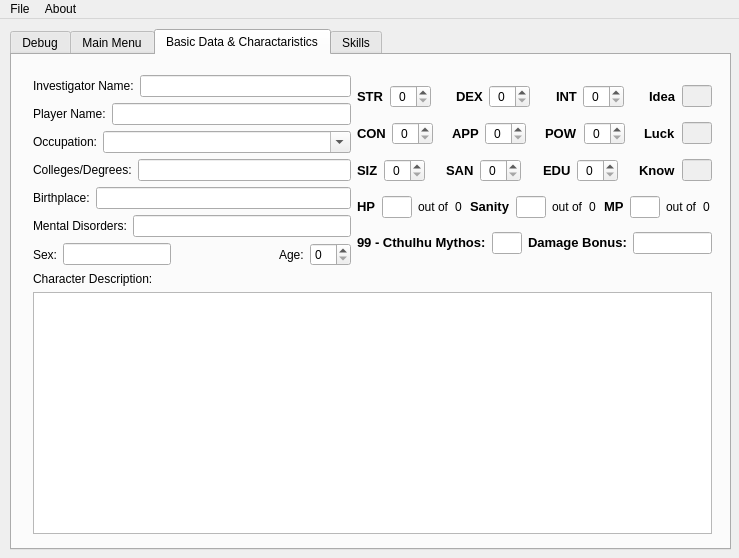
<?xml version="1.0" encoding="UTF-8"?>
<ui version="4.0">
 <class>MainWindow</class>
 <widget class="QMainWindow" name="MainWindow">
  <property name="geometry">
   <rect>
    <x>0</x>
    <y>0</y>
    <width>739</width>
    <height>558</height>
   </rect>
  </property>
  <property name="windowTitle">
   <string>MainWindow</string>
  </property>
  <widget class="QWidget" name="centralWidget">
   <widget class="QTabWidget" name="tabWidget">
    <property name="geometry">
     <rect>
      <x>10</x>
      <y>10</y>
      <width>721</width>
      <height>521</height>
     </rect>
    </property>
    <property name="currentIndex">
     <number>2</number>
    </property>
    <widget class="QWidget" name="debugDataTab">
     <attribute name="title">
      <string>Debug</string>
     </attribute>
     <widget class="QTextBrowser" name="debugTextArea">
      <property name="enabled">
       <bool>true</bool>
      </property>
      <property name="geometry">
       <rect>
        <x>10</x>
        <y>10</y>
        <width>701</width>
        <height>481</height>
       </rect>
      </property>
      <property name="font">
       <font>
        <family>Courier</family>
        <pointsize>10</pointsize>
       </font>
      </property>
     </widget>
    </widget>
    <widget class="QWidget" name="menuTab">
     <attribute name="title">
      <string>Main Menu</string>
     </attribute>
     <widget class="QWidget" name="verticalLayoutWidget_4">
      <property name="geometry">
       <rect>
        <x>9</x>
        <y>10</y>
        <width>701</width>
        <height>481</height>
       </rect>
      </property>
      <layout class="QVBoxLayout" name="verticalLayout_2">
       <item>
        <widget class="QPushButton" name="pushButton">
         <property name="text">
          <string>Create 6th Edition 1920s Investigator</string>
         </property>
        </widget>
       </item>
      </layout>
     </widget>
    </widget>
    <widget class="QWidget" name="cocBasicTab">
     <attribute name="title">
      <string>Basic Data &amp;&amp; Charactaristics</string>
     </attribute>
     <widget class="QWidget" name="verticalLayoutWidget_3">
      <property name="geometry">
       <rect>
        <x>10</x>
        <y>9</y>
        <width>701</width>
        <height>481</height>
       </rect>
      </property>
      <layout class="QVBoxLayout" name="verticalLayout">
       <item>
        <layout class="QHBoxLayout" name="hLayoutBasicData">
         <item>
          <layout class="QVBoxLayout" name="vLayoutData">
           <item>
            <layout class="QHBoxLayout" name="hLayoutInvestigatorName">
             <item>
              <widget class="QLabel" name="cocInvestigatorNameLabel">
               <property name="text">
                <string>Investigator Name:</string>
               </property>
              </widget>
             </item>
             <item>
              <widget class="QLineEdit" name="cocInvestigatorNameLineEdit"/>
             </item>
            </layout>
           </item>
           <item>
            <layout class="QHBoxLayout" name="hLayoutPlayerName">
             <item>
              <widget class="QLabel" name="cocPlayerNameLabel">
               <property name="text">
                <string>Player Name:</string>
               </property>
              </widget>
             </item>
             <item>
              <widget class="QLineEdit" name="cocPlayerNameLineEdit"/>
             </item>
            </layout>
           </item>
           <item>
            <layout class="QHBoxLayout" name="hLayoutOccupation">
             <item>
              <widget class="QLabel" name="cocOccupationLabel">
               <property name="text">
                <string>Occupation:</string>
               </property>
              </widget>
             </item>
             <item>
              <widget class="QComboBox" name="cocOccupationComboBox">
               <property name="sizePolicy">
                <sizepolicy hsizetype="Expanding" vsizetype="Fixed">
                 <horstretch>0</horstretch>
                 <verstretch>0</verstretch>
                </sizepolicy>
               </property>
               <property name="editable">
                <bool>true</bool>
               </property>
              </widget>
             </item>
            </layout>
           </item>
           <item>
            <layout class="QHBoxLayout" name="hLayoutColleges">
             <item>
              <widget class="QLabel" name="cocEducationLabel">
               <property name="text">
                <string>Colleges/Degrees:</string>
               </property>
              </widget>
             </item>
             <item>
              <widget class="QLineEdit" name="cocEducationLineEdit"/>
             </item>
            </layout>
           </item>
           <item>
            <layout class="QHBoxLayout" name="hLayoutBirthplace">
             <item>
              <widget class="QLabel" name="cocBirthplaceLabel">
               <property name="text">
                <string>Birthplace:</string>
               </property>
              </widget>
             </item>
             <item>
              <widget class="QLineEdit" name="cocBirthplaceLineEdit"/>
             </item>
            </layout>
           </item>
           <item>
            <layout class="QHBoxLayout" name="hLayoutDisorders">
             <item>
              <widget class="QLabel" name="cocDisordersLabel">
               <property name="text">
                <string>Mental Disorders:</string>
               </property>
              </widget>
             </item>
             <item>
              <widget class="QLineEdit" name="cocDisordersLineEdit"/>
             </item>
            </layout>
           </item>
           <item>
            <layout class="QHBoxLayout" name="hLayoutAgeSex">
             <item>
              <widget class="QLabel" name="cocSexLabel">
               <property name="text">
                <string>Sex:</string>
               </property>
              </widget>
             </item>
             <item>
              <widget class="QLineEdit" name="cocSexLineEdit">
               <property name="maxLength">
                <number>6</number>
               </property>
              </widget>
             </item>
             <item>
              <spacer name="horizontalSpacer_11">
               <property name="orientation">
                <enum>Qt::Horizontal</enum>
               </property>
               <property name="sizeHint" stdset="0">
                <size>
                 <width>40</width>
                 <height>20</height>
                </size>
               </property>
              </spacer>
             </item>
             <item>
              <widget class="QLabel" name="cocAgeLabel">
               <property name="text">
                <string>Age:</string>
               </property>
              </widget>
             </item>
             <item>
              <widget class="QSpinBox" name="cocAgeSpinner"/>
             </item>
            </layout>
           </item>
          </layout>
         </item>
         <item>
          <layout class="QVBoxLayout" name="vLayoutStats">
           <property name="spacing">
            <number>4</number>
           </property>
           <item>
            <layout class="QHBoxLayout" name="hLayoutSTRDEXINT">
             <item>
              <widget class="QLabel" name="cocSTRLabel">
               <property name="font">
                <font>
                 <pointsize>10</pointsize>
                 <weight>75</weight>
                 <bold>true</bold>
                </font>
               </property>
               <property name="text">
                <string>STR</string>
               </property>
               <property name="textFormat">
                <enum>Qt::RichText</enum>
               </property>
              </widget>
             </item>
             <item>
              <widget class="QSpinBox" name="cocSTRSpinner">
               <property name="alignment">
                <set>Qt::AlignCenter</set>
               </property>
               <property name="buttonSymbols">
                <enum>QAbstractSpinBox::UpDownArrows</enum>
               </property>
               <property name="keyboardTracking">
                <bool>false</bool>
               </property>
              </widget>
             </item>
             <item>
              <spacer name="horizontalSpacer_8">
               <property name="orientation">
                <enum>Qt::Horizontal</enum>
               </property>
               <property name="sizeHint" stdset="0">
                <size>
                 <width>10</width>
                 <height>20</height>
                </size>
               </property>
              </spacer>
             </item>
             <item>
              <widget class="QLabel" name="cocDEXLabel">
               <property name="font">
                <font>
                 <pointsize>10</pointsize>
                 <weight>75</weight>
                 <bold>true</bold>
                </font>
               </property>
               <property name="text">
                <string>DEX</string>
               </property>
               <property name="textFormat">
                <enum>Qt::RichText</enum>
               </property>
              </widget>
             </item>
             <item>
              <widget class="QSpinBox" name="cocDEXSpinner">
               <property name="alignment">
                <set>Qt::AlignCenter</set>
               </property>
               <property name="buttonSymbols">
                <enum>QAbstractSpinBox::UpDownArrows</enum>
               </property>
               <property name="keyboardTracking">
                <bool>false</bool>
               </property>
              </widget>
             </item>
             <item>
              <spacer name="horizontalSpacer_9">
               <property name="orientation">
                <enum>Qt::Horizontal</enum>
               </property>
               <property name="sizeHint" stdset="0">
                <size>
                 <width>10</width>
                 <height>20</height>
                </size>
               </property>
              </spacer>
             </item>
             <item>
              <widget class="QLabel" name="cocINTLabel">
               <property name="font">
                <font>
                 <pointsize>10</pointsize>
                 <weight>75</weight>
                 <bold>true</bold>
                </font>
               </property>
               <property name="text">
                <string>INT</string>
               </property>
               <property name="textFormat">
                <enum>Qt::RichText</enum>
               </property>
              </widget>
             </item>
             <item>
              <widget class="QSpinBox" name="cocINTSpinner">
               <property name="alignment">
                <set>Qt::AlignCenter</set>
               </property>
               <property name="buttonSymbols">
                <enum>QAbstractSpinBox::UpDownArrows</enum>
               </property>
               <property name="keyboardTracking">
                <bool>false</bool>
               </property>
              </widget>
             </item>
             <item>
              <spacer name="horizontalSpacer_10">
               <property name="orientation">
                <enum>Qt::Horizontal</enum>
               </property>
               <property name="sizeHint" stdset="0">
                <size>
                 <width>10</width>
                 <height>20</height>
                </size>
               </property>
              </spacer>
             </item>
             <item>
              <widget class="QLabel" name="cocIdeaLabel">
               <property name="font">
                <font>
                 <pointsize>10</pointsize>
                 <weight>75</weight>
                 <bold>true</bold>
                </font>
               </property>
               <property name="text">
                <string>Idea</string>
               </property>
               <property name="textFormat">
                <enum>Qt::RichText</enum>
               </property>
              </widget>
             </item>
             <item>
              <widget class="QLineEdit" name="cocIdeaLineEdit">
               <property name="enabled">
                <bool>false</bool>
               </property>
               <property name="sizePolicy">
                <sizepolicy hsizetype="Fixed" vsizetype="Fixed">
                 <horstretch>0</horstretch>
                 <verstretch>0</verstretch>
                </sizepolicy>
               </property>
               <property name="maximumSize">
                <size>
                 <width>30</width>
                 <height>16777215</height>
                </size>
               </property>
               <property name="maxLength">
                <number>5</number>
               </property>
              </widget>
             </item>
            </layout>
           </item>
           <item>
            <layout class="QHBoxLayout" name="hLayoutCONAPPPOW">
             <item>
              <widget class="QLabel" name="cocCONLabel">
               <property name="font">
                <font>
                 <pointsize>10</pointsize>
                 <weight>75</weight>
                 <bold>true</bold>
                </font>
               </property>
               <property name="text">
                <string>CON</string>
               </property>
               <property name="textFormat">
                <enum>Qt::RichText</enum>
               </property>
              </widget>
             </item>
             <item>
              <widget class="QSpinBox" name="cocCONSpinner">
               <property name="alignment">
                <set>Qt::AlignCenter</set>
               </property>
               <property name="buttonSymbols">
                <enum>QAbstractSpinBox::UpDownArrows</enum>
               </property>
               <property name="keyboardTracking">
                <bool>false</bool>
               </property>
              </widget>
             </item>
             <item>
              <spacer name="horizontalSpacer_5">
               <property name="orientation">
                <enum>Qt::Horizontal</enum>
               </property>
               <property name="sizeHint" stdset="0">
                <size>
                 <width>10</width>
                 <height>20</height>
                </size>
               </property>
              </spacer>
             </item>
             <item>
              <widget class="QLabel" name="cocAPPLabel">
               <property name="font">
                <font>
                 <pointsize>10</pointsize>
                 <weight>75</weight>
                 <bold>true</bold>
                </font>
               </property>
               <property name="text">
                <string>APP</string>
               </property>
               <property name="textFormat">
                <enum>Qt::RichText</enum>
               </property>
              </widget>
             </item>
             <item>
              <widget class="QSpinBox" name="cocAPPSpinner">
               <property name="alignment">
                <set>Qt::AlignCenter</set>
               </property>
               <property name="buttonSymbols">
                <enum>QAbstractSpinBox::UpDownArrows</enum>
               </property>
               <property name="keyboardTracking">
                <bool>false</bool>
               </property>
              </widget>
             </item>
             <item>
              <spacer name="horizontalSpacer_6">
               <property name="orientation">
                <enum>Qt::Horizontal</enum>
               </property>
               <property name="sizeHint" stdset="0">
                <size>
                 <width>10</width>
                 <height>20</height>
                </size>
               </property>
              </spacer>
             </item>
             <item>
              <widget class="QLabel" name="cocPOWLabel">
               <property name="font">
                <font>
                 <pointsize>10</pointsize>
                 <weight>75</weight>
                 <bold>true</bold>
                </font>
               </property>
               <property name="text">
                <string>POW</string>
               </property>
               <property name="textFormat">
                <enum>Qt::RichText</enum>
               </property>
              </widget>
             </item>
             <item>
              <widget class="QSpinBox" name="cocPOWSpinner">
               <property name="alignment">
                <set>Qt::AlignCenter</set>
               </property>
               <property name="buttonSymbols">
                <enum>QAbstractSpinBox::UpDownArrows</enum>
               </property>
               <property name="keyboardTracking">
                <bool>false</bool>
               </property>
              </widget>
             </item>
             <item>
              <spacer name="horizontalSpacer_7">
               <property name="orientation">
                <enum>Qt::Horizontal</enum>
               </property>
               <property name="sizeHint" stdset="0">
                <size>
                 <width>10</width>
                 <height>20</height>
                </size>
               </property>
              </spacer>
             </item>
             <item>
              <widget class="QLabel" name="cocLuckLabel">
               <property name="font">
                <font>
                 <pointsize>10</pointsize>
                 <weight>75</weight>
                 <bold>true</bold>
                </font>
               </property>
               <property name="text">
                <string>Luck</string>
               </property>
               <property name="textFormat">
                <enum>Qt::RichText</enum>
               </property>
              </widget>
             </item>
             <item>
              <widget class="QLineEdit" name="cocLuckLineEdit">
               <property name="enabled">
                <bool>false</bool>
               </property>
               <property name="sizePolicy">
                <sizepolicy hsizetype="Fixed" vsizetype="Fixed">
                 <horstretch>0</horstretch>
                 <verstretch>0</verstretch>
                </sizepolicy>
               </property>
               <property name="maximumSize">
                <size>
                 <width>30</width>
                 <height>16777215</height>
                </size>
               </property>
               <property name="maxLength">
                <number>5</number>
               </property>
              </widget>
             </item>
            </layout>
           </item>
           <item>
            <layout class="QHBoxLayout" name="hLayoutSIZSANEDU">
             <item>
              <widget class="QLabel" name="cocSIZLabel">
               <property name="font">
                <font>
                 <pointsize>10</pointsize>
                 <weight>75</weight>
                 <bold>true</bold>
                </font>
               </property>
               <property name="text">
                <string>SIZ</string>
               </property>
               <property name="textFormat">
                <enum>Qt::RichText</enum>
               </property>
              </widget>
             </item>
             <item>
              <widget class="QSpinBox" name="cocSIZSpinner">
               <property name="alignment">
                <set>Qt::AlignCenter</set>
               </property>
               <property name="buttonSymbols">
                <enum>QAbstractSpinBox::UpDownArrows</enum>
               </property>
               <property name="keyboardTracking">
                <bool>false</bool>
               </property>
              </widget>
             </item>
             <item>
              <spacer name="horizontalSpacer_2">
               <property name="orientation">
                <enum>Qt::Horizontal</enum>
               </property>
               <property name="sizeHint" stdset="0">
                <size>
                 <width>10</width>
                 <height>20</height>
                </size>
               </property>
              </spacer>
             </item>
             <item>
              <widget class="QLabel" name="cocSANLabel">
               <property name="font">
                <font>
                 <pointsize>10</pointsize>
                 <weight>75</weight>
                 <bold>true</bold>
                </font>
               </property>
               <property name="text">
                <string>SAN</string>
               </property>
               <property name="textFormat">
                <enum>Qt::RichText</enum>
               </property>
              </widget>
             </item>
             <item>
              <widget class="QSpinBox" name="cocSANSpinner">
               <property name="alignment">
                <set>Qt::AlignCenter</set>
               </property>
               <property name="buttonSymbols">
                <enum>QAbstractSpinBox::UpDownArrows</enum>
               </property>
               <property name="keyboardTracking">
                <bool>false</bool>
               </property>
              </widget>
             </item>
             <item>
              <spacer name="horizontalSpacer_3">
               <property name="orientation">
                <enum>Qt::Horizontal</enum>
               </property>
               <property name="sizeHint" stdset="0">
                <size>
                 <width>10</width>
                 <height>20</height>
                </size>
               </property>
              </spacer>
             </item>
             <item>
              <widget class="QLabel" name="cocEDULabel">
               <property name="font">
                <font>
                 <pointsize>10</pointsize>
                 <weight>75</weight>
                 <bold>true</bold>
                </font>
               </property>
               <property name="text">
                <string>EDU</string>
               </property>
               <property name="textFormat">
                <enum>Qt::RichText</enum>
               </property>
              </widget>
             </item>
             <item>
              <widget class="QSpinBox" name="cocEDUSpinner">
               <property name="alignment">
                <set>Qt::AlignCenter</set>
               </property>
               <property name="buttonSymbols">
                <enum>QAbstractSpinBox::UpDownArrows</enum>
               </property>
               <property name="keyboardTracking">
                <bool>false</bool>
               </property>
              </widget>
             </item>
             <item>
              <spacer name="horizontalSpacer_4">
               <property name="orientation">
                <enum>Qt::Horizontal</enum>
               </property>
               <property name="sizeHint" stdset="0">
                <size>
                 <width>10</width>
                 <height>20</height>
                </size>
               </property>
              </spacer>
             </item>
             <item>
              <widget class="QLabel" name="cocKnowLabel">
               <property name="font">
                <font>
                 <pointsize>10</pointsize>
                 <weight>75</weight>
                 <bold>true</bold>
                </font>
               </property>
               <property name="text">
                <string>Know</string>
               </property>
               <property name="textFormat">
                <enum>Qt::RichText</enum>
               </property>
              </widget>
             </item>
             <item>
              <widget class="QLineEdit" name="cocKnowLineEdit">
               <property name="enabled">
                <bool>false</bool>
               </property>
               <property name="sizePolicy">
                <sizepolicy hsizetype="Fixed" vsizetype="Fixed">
                 <horstretch>0</horstretch>
                 <verstretch>0</verstretch>
                </sizepolicy>
               </property>
               <property name="maximumSize">
                <size>
                 <width>30</width>
                 <height>16777215</height>
                </size>
               </property>
               <property name="maxLength">
                <number>5</number>
               </property>
              </widget>
             </item>
            </layout>
           </item>
           <item>
            <layout class="QHBoxLayout" name="hLayoutMythosDB_2">
             <item>
              <widget class="QLabel" name="cocHitPointsLabel">
               <property name="sizePolicy">
                <sizepolicy hsizetype="Preferred" vsizetype="Fixed">
                 <horstretch>0</horstretch>
                 <verstretch>0</verstretch>
                </sizepolicy>
               </property>
               <property name="font">
                <font>
                 <pointsize>10</pointsize>
                 <weight>75</weight>
                 <bold>true</bold>
                </font>
               </property>
               <property name="text">
                <string>HP</string>
               </property>
               <property name="textFormat">
                <enum>Qt::RichText</enum>
               </property>
              </widget>
             </item>
             <item>
              <widget class="QLineEdit" name="cocCurrHPLineEdit">
               <property name="sizePolicy">
                <sizepolicy hsizetype="Fixed" vsizetype="Fixed">
                 <horstretch>0</horstretch>
                 <verstretch>0</verstretch>
                </sizepolicy>
               </property>
               <property name="maximumSize">
                <size>
                 <width>30</width>
                 <height>16777215</height>
                </size>
               </property>
               <property name="maxLength">
                <number>5</number>
               </property>
               <property name="alignment">
                <set>Qt::AlignCenter</set>
               </property>
              </widget>
             </item>
             <item>
              <widget class="QLabel" name="label">
               <property name="sizePolicy">
                <sizepolicy hsizetype="Expanding" vsizetype="Fixed">
                 <horstretch>0</horstretch>
                 <verstretch>0</verstretch>
                </sizepolicy>
               </property>
               <property name="text">
                <string>out of</string>
               </property>
              </widget>
             </item>
             <item>
              <widget class="QLabel" name="cocMaxHPLabel">
               <property name="sizePolicy">
                <sizepolicy hsizetype="Expanding" vsizetype="Fixed">
                 <horstretch>0</horstretch>
                 <verstretch>0</verstretch>
                </sizepolicy>
               </property>
               <property name="text">
                <string>0</string>
               </property>
              </widget>
             </item>
             <item>
              <widget class="QLabel" name="cocSanityLabel">
               <property name="sizePolicy">
                <sizepolicy hsizetype="Preferred" vsizetype="Fixed">
                 <horstretch>0</horstretch>
                 <verstretch>0</verstretch>
                </sizepolicy>
               </property>
               <property name="font">
                <font>
                 <pointsize>10</pointsize>
                 <weight>75</weight>
                 <bold>true</bold>
                </font>
               </property>
               <property name="text">
                <string>Sanity</string>
               </property>
               <property name="textFormat">
                <enum>Qt::RichText</enum>
               </property>
              </widget>
             </item>
             <item>
              <widget class="QLineEdit" name="cocCurrSanityLineEdit">
               <property name="sizePolicy">
                <sizepolicy hsizetype="Fixed" vsizetype="Fixed">
                 <horstretch>0</horstretch>
                 <verstretch>0</verstretch>
                </sizepolicy>
               </property>
               <property name="maximumSize">
                <size>
                 <width>30</width>
                 <height>16777215</height>
                </size>
               </property>
               <property name="maxLength">
                <number>5</number>
               </property>
               <property name="alignment">
                <set>Qt::AlignCenter</set>
               </property>
              </widget>
             </item>
             <item>
              <widget class="QLabel" name="label_2">
               <property name="sizePolicy">
                <sizepolicy hsizetype="Expanding" vsizetype="Fixed">
                 <horstretch>0</horstretch>
                 <verstretch>0</verstretch>
                </sizepolicy>
               </property>
               <property name="text">
                <string>out of</string>
               </property>
              </widget>
             </item>
             <item>
              <widget class="QLabel" name="cocMaxSanityLabel">
               <property name="sizePolicy">
                <sizepolicy hsizetype="Expanding" vsizetype="Fixed">
                 <horstretch>0</horstretch>
                 <verstretch>0</verstretch>
                </sizepolicy>
               </property>
               <property name="text">
                <string>0</string>
               </property>
              </widget>
             </item>
             <item>
              <widget class="QLabel" name="cocMagicPointsLabel">
               <property name="sizePolicy">
                <sizepolicy hsizetype="Preferred" vsizetype="Fixed">
                 <horstretch>0</horstretch>
                 <verstretch>0</verstretch>
                </sizepolicy>
               </property>
               <property name="font">
                <font>
                 <pointsize>10</pointsize>
                 <weight>75</weight>
                 <bold>true</bold>
                </font>
               </property>
               <property name="text">
                <string>MP</string>
               </property>
               <property name="textFormat">
                <enum>Qt::RichText</enum>
               </property>
              </widget>
             </item>
             <item>
              <widget class="QLineEdit" name="cocCurrMPLineEdit">
               <property name="sizePolicy">
                <sizepolicy hsizetype="Expanding" vsizetype="Fixed">
                 <horstretch>0</horstretch>
                 <verstretch>0</verstretch>
                </sizepolicy>
               </property>
               <property name="maximumSize">
                <size>
                 <width>30</width>
                 <height>16777215</height>
                </size>
               </property>
               <property name="maxLength">
                <number>5</number>
               </property>
               <property name="alignment">
                <set>Qt::AlignCenter</set>
               </property>
              </widget>
             </item>
             <item>
              <widget class="QLabel" name="label_3">
               <property name="sizePolicy">
                <sizepolicy hsizetype="Expanding" vsizetype="Fixed">
                 <horstretch>0</horstretch>
                 <verstretch>0</verstretch>
                </sizepolicy>
               </property>
               <property name="text">
                <string>out of</string>
               </property>
              </widget>
             </item>
             <item>
              <widget class="QLabel" name="cocMaxMPLabel">
               <property name="sizePolicy">
                <sizepolicy hsizetype="Expanding" vsizetype="Fixed">
                 <horstretch>0</horstretch>
                 <verstretch>0</verstretch>
                </sizepolicy>
               </property>
               <property name="text">
                <string>0</string>
               </property>
              </widget>
             </item>
            </layout>
           </item>
           <item>
            <layout class="QHBoxLayout" name="hLayoutMythosDB">
             <item>
              <widget class="QLabel" name="cocMaxSanLabel">
               <property name="font">
                <font>
                 <pointsize>10</pointsize>
                 <weight>75</weight>
                 <bold>true</bold>
                </font>
               </property>
               <property name="text">
                <string>99 - Cthulhu Mythos:</string>
               </property>
               <property name="textFormat">
                <enum>Qt::RichText</enum>
               </property>
              </widget>
             </item>
             <item>
              <widget class="QLineEdit" name="cocMaxSanLineEdit">
               <property name="sizePolicy">
                <sizepolicy hsizetype="Fixed" vsizetype="Fixed">
                 <horstretch>0</horstretch>
                 <verstretch>0</verstretch>
                </sizepolicy>
               </property>
               <property name="maximumSize">
                <size>
                 <width>30</width>
                 <height>16777215</height>
                </size>
               </property>
               <property name="maxLength">
                <number>5</number>
               </property>
               <property name="alignment">
                <set>Qt::AlignCenter</set>
               </property>
              </widget>
             </item>
             <item>
              <widget class="QLabel" name="cocDamageBonusLabel">
               <property name="font">
                <font>
                 <pointsize>10</pointsize>
                 <weight>75</weight>
                 <bold>true</bold>
                </font>
               </property>
               <property name="text">
                <string>Damage Bonus:</string>
               </property>
               <property name="textFormat">
                <enum>Qt::RichText</enum>
               </property>
              </widget>
             </item>
             <item>
              <widget class="QLineEdit" name="cocDamageBonusLineEdit">
               <property name="sizePolicy">
                <sizepolicy hsizetype="Fixed" vsizetype="Fixed">
                 <horstretch>0</horstretch>
                 <verstretch>0</verstretch>
                </sizepolicy>
               </property>
               <property name="maximumSize">
                <size>
                 <width>79</width>
                 <height>16777215</height>
                </size>
               </property>
               <property name="maxLength">
                <number>5</number>
               </property>
               <property name="alignment">
                <set>Qt::AlignCenter</set>
               </property>
              </widget>
             </item>
            </layout>
           </item>
          </layout>
         </item>
        </layout>
       </item>
       <item>
        <widget class="QLabel" name="cocCharDecLabel">
         <property name="text">
          <string>Character Description:</string>
         </property>
        </widget>
       </item>
       <item>
        <widget class="QPlainTextEdit" name="cocCharDescTextEdit"/>
       </item>
      </layout>
     </widget>
    </widget>
    <widget class="QWidget" name="cocSkillTab">
     <attribute name="title">
      <string>Skills</string>
     </attribute>
    </widget>
   </widget>
  </widget>
  <widget class="QMenuBar" name="menuBar">
   <property name="geometry">
    <rect>
     <x>0</x>
     <y>0</y>
     <width>739</width>
     <height>18</height>
    </rect>
   </property>
   <widget class="QMenu" name="menuFile">
    <property name="title">
     <string>File</string>
    </property>
    <widget class="QMenu" name="menuNew">
     <property name="title">
      <string>New...</string>
     </property>
     <addaction name="action6th_Edition_1920s_Investigator"/>
     <addaction name="actionGaslight_Investigator"/>
    </widget>
    <addaction name="menuNew"/>
    <addaction name="actionOpen"/>
    <addaction name="actionSave"/>
    <addaction name="actionSave_As"/>
    <addaction name="separator"/>
    <addaction name="actionExport"/>
    <addaction name="separator"/>
    <addaction name="actionQuit"/>
   </widget>
   <widget class="QMenu" name="menuAbout">
    <property name="title">
     <string>About</string>
    </property>
    <addaction name="actionHelp"/>
    <addaction name="separator"/>
    <addaction name="actionDebug_Mode"/>
    <addaction name="actionOutput_Investigator"/>
   </widget>
   <addaction name="menuFile"/>
   <addaction name="menuAbout"/>
  </widget>
  <action name="actionOpen">
   <property name="text">
    <string>Open</string>
   </property>
   <property name="shortcut">
    <string>Ctrl+O</string>
   </property>
  </action>
  <action name="actionSave">
   <property name="text">
    <string>Save</string>
   </property>
   <property name="shortcut">
    <string>Ctrl+S</string>
   </property>
  </action>
  <action name="actionQuit">
   <property name="text">
    <string>Quit</string>
   </property>
   <property name="shortcut">
    <string>Ctrl+Q</string>
   </property>
  </action>
  <action name="actionHelp">
   <property name="text">
    <string>Help/About</string>
   </property>
   <property name="shortcut">
    <string>F1</string>
   </property>
  </action>
  <action name="actionDebug_Mode">
   <property name="checkable">
    <bool>true</bool>
   </property>
   <property name="checked">
    <bool>true</bool>
   </property>
   <property name="text">
    <string>Debug Mode</string>
   </property>
   <property name="toolTip">
    <string>Enable Debug Mode</string>
   </property>
  </action>
  <action name="actionExport">
   <property name="text">
    <string>Export...</string>
   </property>
  </action>
  <action name="action6th_Edition_1920s_Investigator">
   <property name="text">
    <string>6th Edition 1920s Investigator</string>
   </property>
  </action>
  <action name="actionGaslight_Investigator">
   <property name="text">
    <string>Gaslight Investigator</string>
   </property>
  </action>
  <action name="actionOutput_Investigator">
   <property name="text">
    <string>Output Investigator</string>
   </property>
  </action>
  <action name="actionSave_As">
   <property name="text">
    <string>Save As...</string>
   </property>
  </action>
  <action name="actionAllow_Stat_Overrides">
   <property name="text">
    <string>Allow Stat Overrides</string>
   </property>
  </action>
 </widget>
 <layoutdefault spacing="6" margin="11"/>
 <resources/>
 <connections>
  <connection>
   <sender>actionQuit</sender>
   <signal>activated()</signal>
   <receiver>MainWindow</receiver>
   <slot>close()</slot>
   <hints>
    <hint type="sourcelabel">
     <x>-1</x>
     <y>-1</y>
    </hint>
    <hint type="destinationlabel">
     <x>212</x>
     <y>167</y>
    </hint>
   </hints>
  </connection>
 </connections>
</ui>
